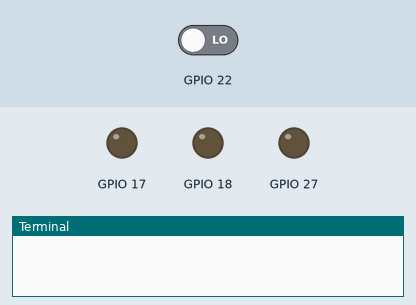
The program below on a simulated Raspberry Pi (BCM pin numbers). On the bench: output pins drawn as LEDs (lit = HIGH), the last lines printed to the terminal. Dashed ring = blinking. The inputs (shaded band) are chosen by the test bench; at power-on: GPIO 22 LOW. The clock reads 2024-03-15 10:24:30 at power-on unless the program sets it.

Above: at 1.2 s.
1.3 s: GPIO 22 driven HIGH
At 1.42 s:
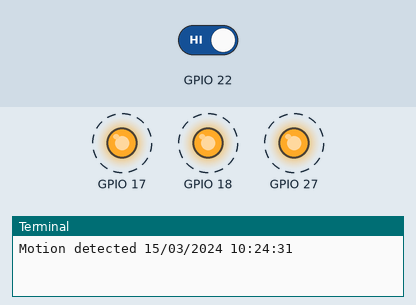
4.3 s: GPIO 22 driven LOW
At 4.8 s:
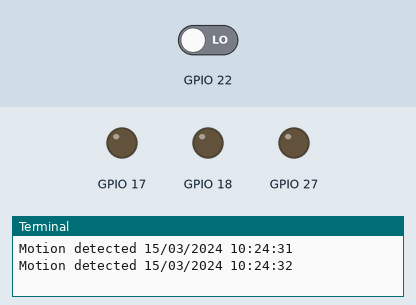
Timing chart, 0 to 7.3 s (numbered marks = the images above; inputs shaded):
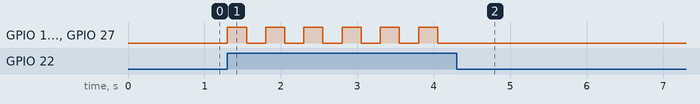

Measured:
- after the input at 1.3 s, GPIO 17, GPIO 18, GPIO 27: alternates HIGH for 0.25 s and LOW for 0.25 s, starting at once
- after the input at 4.3 s, GPIO 17, GPIO 18, GPIO 27: stops changing and stays LOW

The program:

MOTION.py
```python
import RPi.GPIO as GPIO
import time
GPIO.setmode(GPIO.BCM)
GPIO.setwarnings(False)
GPIO.setup(17, GPIO.OUT)
GPIO.setup(18, GPIO.OUT)
GPIO.setup(27, GPIO.OUT)
GPIO.setup(22, GPIO.IN)


while(True):
	if GPIO.input(22):
		print "Motion detected", (time.strftime("%d/%m/%Y")), (time.strftime("%H:%M:%S"))

		for i in range(0, 3):
			GPIO.output(17, GPIO.HIGH)
			GPIO.output(18, GPIO.HIGH)
			GPIO.output(27, GPIO.HIGH)
			time.sleep(0.25)
			GPIO.output(17, GPIO.LOW)
			GPIO.output(18, GPIO.LOW)
			GPIO.output(27, GPIO.LOW)
			time.sleep(0.25)
```
